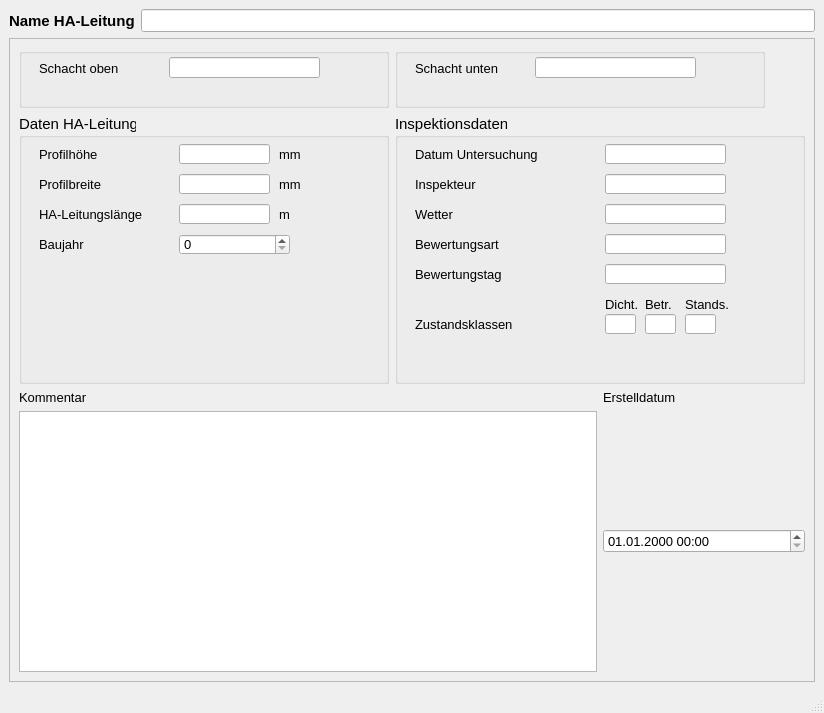
<?xml version="1.0" encoding="UTF-8"?>
<ui version="4.0">
 <class>MainWindow</class>
 <widget class="QMainWindow" name="MainWindow">
  <property name="geometry">
   <rect>
    <x>0</x>
    <y>0</y>
    <width>824</width>
    <height>713</height>
   </rect>
  </property>
  <property name="sizePolicy">
   <sizepolicy hsizetype="Preferred" vsizetype="Preferred">
    <horstretch>0</horstretch>
    <verstretch>0</verstretch>
   </sizepolicy>
  </property>
  <property name="baseSize">
   <size>
    <width>0</width>
    <height>0</height>
   </size>
  </property>
  <property name="font">
   <font>
    <family>Tahoma</family>
    <pointsize>10</pointsize>
   </font>
  </property>
  <property name="windowTitle">
   <string>Haltung Untersuchungsdaten</string>
  </property>
  <widget class="QWidget" name="centralwidget">
   <layout class="QVBoxLayout" name="verticalLayout">
    <item>
     <layout class="QHBoxLayout" name="horizontalLayout">
      <item>
       <widget class="QLabel" name="label">
        <property name="font">
         <font>
          <family>Tahoma</family>
          <pointsize>11</pointsize>
          <weight>75</weight>
          <bold>true</bold>
         </font>
        </property>
        <property name="text">
         <string>Name HA-Leitung</string>
        </property>
       </widget>
      </item>
      <item>
       <widget class="QLineEdit" name="haltnam">
        <property name="font">
         <font>
          <family>Tahoma</family>
          <pointsize>10</pointsize>
         </font>
        </property>
        <property name="toolTip">
         <string>&lt;html&gt;&lt;head/&gt;&lt;body&gt;&lt;p&gt;Eindeutige Bezeichung&lt;/p&gt;&lt;/body&gt;&lt;/html&gt;</string>
        </property>
        <property name="statusTip">
         <string>Eindeutige Bezeichung</string>
        </property>
       </widget>
      </item>
     </layout>
    </item>
    <item>
     <widget class="QScrollArea" name="scrollArea">
      <property name="widgetResizable">
       <bool>true</bool>
      </property>
      <widget class="QWidget" name="scrollAreaWidgetContents">
       <property name="geometry">
        <rect>
         <x>0</x>
         <y>0</y>
         <width>800</width>
         <height>600</height>
        </rect>
       </property>
       <layout class="QGridLayout" name="gridLayout">
        <item row="0" column="0">
         <widget class="QGroupBox" name="groupBox">
          <property name="minimumSize">
           <size>
            <width>370</width>
            <height>60</height>
           </size>
          </property>
          <property name="maximumSize">
           <size>
            <width>370</width>
            <height>16777215</height>
           </size>
          </property>
          <property name="font">
           <font>
            <family>Tahoma</family>
            <pointsize>11</pointsize>
           </font>
          </property>
          <property name="title">
           <string/>
          </property>
          <widget class="QLabel" name="label_3">
           <property name="geometry">
            <rect>
             <x>20</x>
             <y>10</y>
             <width>111</width>
             <height>21</height>
            </rect>
           </property>
           <property name="font">
            <font>
             <family>Tahoma</family>
             <pointsize>10</pointsize>
            </font>
           </property>
           <property name="text">
            <string>Schacht oben</string>
           </property>
          </widget>
          <widget class="QLineEdit" name="schoben">
           <property name="geometry">
            <rect>
             <x>150</x>
             <y>9</y>
             <width>151</width>
             <height>21</height>
            </rect>
           </property>
           <property name="font">
            <font>
             <family>Tahoma</family>
             <pointsize>10</pointsize>
            </font>
           </property>
           <property name="toolTip">
            <string>&lt;html&gt;&lt;head/&gt;&lt;body&gt;&lt;p&gt;Name des oberen Schachts&lt;/p&gt;&lt;/body&gt;&lt;/html&gt;</string>
           </property>
           <property name="statusTip">
            <string>Name des oberen Schachts</string>
           </property>
          </widget>
         </widget>
        </item>
        <item row="0" column="1" colspan="2">
         <widget class="QGroupBox" name="groupBox_3">
          <property name="minimumSize">
           <size>
            <width>370</width>
            <height>0</height>
           </size>
          </property>
          <property name="maximumSize">
           <size>
            <width>370</width>
            <height>16777215</height>
           </size>
          </property>
          <property name="font">
           <font>
            <family>Tahoma</family>
            <pointsize>11</pointsize>
           </font>
          </property>
          <property name="title">
           <string/>
          </property>
          <widget class="QLabel" name="label_9">
           <property name="geometry">
            <rect>
             <x>20</x>
             <y>10</y>
             <width>111</width>
             <height>21</height>
            </rect>
           </property>
           <property name="font">
            <font>
             <family>Tahoma</family>
             <pointsize>10</pointsize>
            </font>
           </property>
           <property name="text">
            <string>Schacht unten</string>
           </property>
          </widget>
          <widget class="QLineEdit" name="schunten">
           <property name="geometry">
            <rect>
             <x>140</x>
             <y>9</y>
             <width>161</width>
             <height>21</height>
            </rect>
           </property>
           <property name="font">
            <font>
             <family>Tahoma</family>
             <pointsize>10</pointsize>
            </font>
           </property>
           <property name="toolTip">
            <string>&lt;html&gt;&lt;head/&gt;&lt;body&gt;&lt;p&gt;Name des unteren Schachts&lt;/p&gt;&lt;/body&gt;&lt;/html&gt;</string>
           </property>
           <property name="statusTip">
            <string>Name des unteren Schachts</string>
           </property>
          </widget>
         </widget>
        </item>
        <item row="1" column="0">
         <widget class="QGroupBox" name="groupBox_2">
          <property name="minimumSize">
           <size>
            <width>0</width>
            <height>270</height>
           </size>
          </property>
          <property name="font">
           <font>
            <family>Tahoma</family>
            <pointsize>11</pointsize>
           </font>
          </property>
          <property name="title">
           <string>Daten HA-Leitung</string>
          </property>
          <widget class="QLabel" name="label_7">
           <property name="geometry">
            <rect>
             <x>20</x>
             <y>60</y>
             <width>101</width>
             <height>21</height>
            </rect>
           </property>
           <property name="font">
            <font>
             <family>Tahoma</family>
             <pointsize>10</pointsize>
            </font>
           </property>
           <property name="text">
            <string>Profilbreite</string>
           </property>
          </widget>
          <widget class="QLabel" name="label_20">
           <property name="geometry">
            <rect>
             <x>260</x>
             <y>60</y>
             <width>31</width>
             <height>21</height>
            </rect>
           </property>
           <property name="font">
            <font>
             <family>Tahoma</family>
             <pointsize>10</pointsize>
            </font>
           </property>
           <property name="text">
            <string>mm</string>
           </property>
          </widget>
          <widget class="QLabel" name="label_21">
           <property name="geometry">
            <rect>
             <x>260</x>
             <y>90</y>
             <width>31</width>
             <height>21</height>
            </rect>
           </property>
           <property name="font">
            <font>
             <family>Tahoma</family>
             <pointsize>10</pointsize>
            </font>
           </property>
           <property name="text">
            <string>m </string>
           </property>
          </widget>
          <widget class="QLineEdit" name="laenge">
           <property name="geometry">
            <rect>
             <x>160</x>
             <y>90</y>
             <width>91</width>
             <height>20</height>
            </rect>
           </property>
           <property name="font">
            <font>
             <family>Tahoma</family>
             <pointsize>10</pointsize>
            </font>
           </property>
           <property name="toolTip">
            <string/>
           </property>
           <property name="statusTip">
            <string/>
           </property>
          </widget>
          <widget class="QLabel" name="label_17">
           <property name="geometry">
            <rect>
             <x>20</x>
             <y>90</y>
             <width>151</width>
             <height>21</height>
            </rect>
           </property>
           <property name="font">
            <font>
             <family>Tahoma</family>
             <pointsize>10</pointsize>
            </font>
           </property>
           <property name="text">
            <string>HA-Leitungslänge</string>
           </property>
          </widget>
          <widget class="QLineEdit" name="hoehe">
           <property name="geometry">
            <rect>
             <x>160</x>
             <y>30</y>
             <width>91</width>
             <height>20</height>
            </rect>
           </property>
           <property name="font">
            <font>
             <family>Tahoma</family>
             <pointsize>10</pointsize>
            </font>
           </property>
           <property name="toolTip">
            <string>&lt;html&gt;&lt;head/&gt;&lt;body&gt;&lt;p&gt;Bedeutung hängt vom Profiltyp ab&lt;/p&gt;&lt;/body&gt;&lt;/html&gt;</string>
           </property>
           <property name="statusTip">
            <string>Bedeutung hängt vom Profiltyp ab</string>
           </property>
          </widget>
          <widget class="QLabel" name="label_16">
           <property name="geometry">
            <rect>
             <x>260</x>
             <y>30</y>
             <width>31</width>
             <height>21</height>
            </rect>
           </property>
           <property name="font">
            <font>
             <family>Tahoma</family>
             <pointsize>10</pointsize>
            </font>
           </property>
           <property name="text">
            <string>mm</string>
           </property>
          </widget>
          <widget class="QLineEdit" name="breite">
           <property name="geometry">
            <rect>
             <x>160</x>
             <y>60</y>
             <width>91</width>
             <height>20</height>
            </rect>
           </property>
           <property name="font">
            <font>
             <family>Tahoma</family>
             <pointsize>10</pointsize>
            </font>
           </property>
           <property name="toolTip">
            <string>&lt;html&gt;&lt;head/&gt;&lt;body&gt;&lt;p&gt;Bedeutung hängt vom Profiltyp ab&lt;/p&gt;&lt;/body&gt;&lt;/html&gt;</string>
           </property>
           <property name="statusTip">
            <string>Bedeutung hängt vom Profiltyp ab</string>
           </property>
          </widget>
          <widget class="QLabel" name="label_6">
           <property name="geometry">
            <rect>
             <x>20</x>
             <y>30</y>
             <width>101</width>
             <height>21</height>
            </rect>
           </property>
           <property name="font">
            <font>
             <family>Tahoma</family>
             <pointsize>10</pointsize>
            </font>
           </property>
           <property name="text">
            <string>Profilhöhe</string>
           </property>
          </widget>
          <widget class="QLabel" name="label_60">
           <property name="geometry">
            <rect>
             <x>20</x>
             <y>120</y>
             <width>151</width>
             <height>21</height>
            </rect>
           </property>
           <property name="font">
            <font>
             <family>Tahoma</family>
             <pointsize>10</pointsize>
            </font>
           </property>
           <property name="text">
            <string>Baujahr</string>
           </property>
          </widget>
          <widget class="QSpinBox" name="Baujahr">
           <property name="geometry">
            <rect>
             <x>160</x>
             <y>120</y>
             <width>111</width>
             <height>21</height>
            </rect>
           </property>
           <property name="font">
            <font>
             <family>Tahoma</family>
             <pointsize>10</pointsize>
            </font>
           </property>
           <property name="toolTip">
            <string/>
           </property>
           <property name="statusTip">
            <string/>
           </property>
           <property name="maximum">
            <number>9999</number>
           </property>
          </widget>
         </widget>
        </item>
        <item row="1" column="1" colspan="2">
         <widget class="QGroupBox" name="groupBox_4">
          <property name="minimumSize">
           <size>
            <width>0</width>
            <height>270</height>
           </size>
          </property>
          <property name="font">
           <font>
            <family>Tahoma</family>
            <pointsize>11</pointsize>
           </font>
          </property>
          <property name="title">
           <string>Inspektionsdaten</string>
          </property>
          <widget class="QLabel" name="label_61">
           <property name="geometry">
            <rect>
             <x>20</x>
             <y>30</y>
             <width>171</width>
             <height>21</height>
            </rect>
           </property>
           <property name="font">
            <font>
             <family>Tahoma</family>
             <pointsize>10</pointsize>
            </font>
           </property>
           <property name="text">
            <string>Datum Untersuchung</string>
           </property>
          </widget>
          <widget class="QLineEdit" name="untersuchtag">
           <property name="geometry">
            <rect>
             <x>210</x>
             <y>30</y>
             <width>121</width>
             <height>20</height>
            </rect>
           </property>
           <property name="font">
            <font>
             <family>Tahoma</family>
             <pointsize>10</pointsize>
            </font>
           </property>
           <property name="toolTip">
            <string/>
           </property>
           <property name="statusTip">
            <string/>
           </property>
          </widget>
          <widget class="QLabel" name="label_62">
           <property name="geometry">
            <rect>
             <x>20</x>
             <y>60</y>
             <width>111</width>
             <height>21</height>
            </rect>
           </property>
           <property name="font">
            <font>
             <family>Tahoma</family>
             <pointsize>10</pointsize>
            </font>
           </property>
           <property name="text">
            <string>Inspekteur</string>
           </property>
          </widget>
          <widget class="QLineEdit" name="untersucher">
           <property name="geometry">
            <rect>
             <x>210</x>
             <y>60</y>
             <width>121</width>
             <height>20</height>
            </rect>
           </property>
           <property name="font">
            <font>
             <family>Tahoma</family>
             <pointsize>10</pointsize>
            </font>
           </property>
           <property name="toolTip">
            <string>&lt;html&gt;&lt;head/&gt;&lt;body&gt;&lt;p&gt;Name bzw. Kürzel&lt;/p&gt;&lt;/body&gt;&lt;/html&gt;</string>
           </property>
           <property name="statusTip">
            <string>Name bzw. Kürzel</string>
           </property>
          </widget>
          <widget class="QLabel" name="label_63">
           <property name="geometry">
            <rect>
             <x>20</x>
             <y>90</y>
             <width>151</width>
             <height>21</height>
            </rect>
           </property>
           <property name="font">
            <font>
             <family>Tahoma</family>
             <pointsize>10</pointsize>
            </font>
           </property>
           <property name="text">
            <string>Wetter</string>
           </property>
          </widget>
          <widget class="QLineEdit" name="wetter">
           <property name="geometry">
            <rect>
             <x>210</x>
             <y>90</y>
             <width>121</width>
             <height>20</height>
            </rect>
           </property>
           <property name="font">
            <font>
             <family>Tahoma</family>
             <pointsize>10</pointsize>
            </font>
           </property>
           <property name="toolTip">
            <string>&lt;html&gt;&lt;head/&gt;&lt;body&gt;&lt;p&gt;Wetter am Untersuchungstag&lt;/p&gt;&lt;/body&gt;&lt;/html&gt;</string>
           </property>
           <property name="statusTip">
            <string>Wetter am Untersuchungstag</string>
           </property>
          </widget>
          <widget class="QLabel" name="label_64">
           <property name="geometry">
            <rect>
             <x>20</x>
             <y>120</y>
             <width>151</width>
             <height>21</height>
            </rect>
           </property>
           <property name="font">
            <font>
             <family>Tahoma</family>
             <pointsize>10</pointsize>
            </font>
           </property>
           <property name="text">
            <string>Bewertungsart</string>
           </property>
          </widget>
          <widget class="QLineEdit" name="bewertungsart">
           <property name="geometry">
            <rect>
             <x>210</x>
             <y>120</y>
             <width>121</width>
             <height>20</height>
            </rect>
           </property>
           <property name="font">
            <font>
             <family>Tahoma</family>
             <pointsize>10</pointsize>
            </font>
           </property>
           <property name="toolTip">
            <string>&lt;html&gt;&lt;head/&gt;&lt;body&gt;&lt;p&gt;Bezeichnung des verwendeten Bewertungsmodells (z.B. DWA-M 149-3)&lt;/p&gt;&lt;/body&gt;&lt;/html&gt;</string>
           </property>
           <property name="statusTip">
            <string>Bezeichnung des verwendeten Bewertungsmodells (z.B. DWA-M 149-3)</string>
           </property>
          </widget>
          <widget class="QLabel" name="label_65">
           <property name="geometry">
            <rect>
             <x>20</x>
             <y>150</y>
             <width>151</width>
             <height>21</height>
            </rect>
           </property>
           <property name="font">
            <font>
             <family>Tahoma</family>
             <pointsize>10</pointsize>
            </font>
           </property>
           <property name="text">
            <string>Bewertungstag</string>
           </property>
          </widget>
          <widget class="QLineEdit" name="bewertungstag">
           <property name="geometry">
            <rect>
             <x>210</x>
             <y>150</y>
             <width>121</width>
             <height>20</height>
            </rect>
           </property>
           <property name="font">
            <font>
             <family>Tahoma</family>
             <pointsize>10</pointsize>
            </font>
           </property>
           <property name="toolTip">
            <string>&lt;html&gt;&lt;head/&gt;&lt;body&gt;&lt;p&gt;Datum des Tages, an dem die Bewertung durchgeführt wurde&lt;/p&gt;&lt;/body&gt;&lt;/html&gt;</string>
           </property>
           <property name="statusTip">
            <string>Datum des Tages, an dem die Bewertung durchgeführt wurde</string>
           </property>
          </widget>
          <widget class="QLabel" name="label_38">
           <property name="geometry">
            <rect>
             <x>290</x>
             <y>180</y>
             <width>51</width>
             <height>21</height>
            </rect>
           </property>
           <property name="font">
            <font>
             <family>Tahoma</family>
             <pointsize>10</pointsize>
            </font>
           </property>
           <property name="text">
            <string>Stands.</string>
           </property>
          </widget>
          <widget class="QLabel" name="label_37">
           <property name="geometry">
            <rect>
             <x>250</x>
             <y>180</y>
             <width>41</width>
             <height>21</height>
            </rect>
           </property>
           <property name="font">
            <font>
             <family>Tahoma</family>
             <pointsize>10</pointsize>
            </font>
           </property>
           <property name="text">
            <string>Betr.</string>
           </property>
          </widget>
          <widget class="QLabel" name="label_36">
           <property name="geometry">
            <rect>
             <x>20</x>
             <y>200</y>
             <width>151</width>
             <height>21</height>
            </rect>
           </property>
           <property name="font">
            <font>
             <family>Tahoma</family>
             <pointsize>10</pointsize>
            </font>
           </property>
           <property name="text">
            <string>Zustandsklassen</string>
           </property>
          </widget>
          <widget class="QLabel" name="label_39">
           <property name="geometry">
            <rect>
             <x>210</x>
             <y>180</y>
             <width>41</width>
             <height>21</height>
            </rect>
           </property>
           <property name="font">
            <font>
             <family>Tahoma</family>
             <pointsize>10</pointsize>
            </font>
           </property>
           <property name="text">
            <string>Dicht.</string>
           </property>
          </widget>
          <widget class="QLineEdit" name="max_ZD">
           <property name="geometry">
            <rect>
             <x>210</x>
             <y>200</y>
             <width>31</width>
             <height>20</height>
            </rect>
           </property>
           <property name="toolTip">
            <string>&lt;html&gt;&lt;head/&gt;&lt;body&gt;&lt;p&gt;Zustandsklasse Dichtheit&lt;/p&gt;&lt;/body&gt;&lt;/html&gt;</string>
           </property>
           <property name="statusTip">
            <string>Zustandsklasse Dichtheit</string>
           </property>
          </widget>
          <widget class="QLineEdit" name="max_ZS">
           <property name="geometry">
            <rect>
             <x>290</x>
             <y>200</y>
             <width>31</width>
             <height>20</height>
            </rect>
           </property>
           <property name="toolTip">
            <string>&lt;html&gt;&lt;head/&gt;&lt;body&gt;&lt;p&gt;Zustandsklasse Standsicherheit&lt;/p&gt;&lt;/body&gt;&lt;/html&gt;</string>
           </property>
           <property name="statusTip">
            <string>Zustandsklasse Standsicherheit</string>
           </property>
          </widget>
          <widget class="QLineEdit" name="max_ZB">
           <property name="geometry">
            <rect>
             <x>250</x>
             <y>200</y>
             <width>31</width>
             <height>20</height>
            </rect>
           </property>
           <property name="toolTip">
            <string>&lt;html&gt;&lt;head/&gt;&lt;body&gt;&lt;p&gt;Zustandsklasse Betriebssicherheit&lt;/p&gt;&lt;/body&gt;&lt;/html&gt;</string>
           </property>
           <property name="statusTip">
            <string>Zustandsklasse Betriebssicherheit</string>
           </property>
          </widget>
         </widget>
        </item>
        <item row="2" column="0">
         <widget class="QLabel" name="label_22">
          <property name="font">
           <font>
            <family>Tahoma</family>
            <pointsize>10</pointsize>
           </font>
          </property>
          <property name="text">
           <string>Kommentar</string>
          </property>
         </widget>
        </item>
        <item row="2" column="2">
         <widget class="QLabel" name="label_71">
          <property name="text">
           <string>Erstelldatum</string>
          </property>
         </widget>
        </item>
        <item row="3" column="0" colspan="2">
         <widget class="QTextEdit" name="kommentar">
          <property name="font">
           <font>
            <family>Tahoma</family>
            <pointsize>10</pointsize>
           </font>
          </property>
          <property name="toolTip">
           <string>&lt;html&gt;&lt;head/&gt;&lt;body&gt;&lt;p&gt;Platz für zusätzliche Kommentare&lt;/p&gt;&lt;/body&gt;&lt;/html&gt;</string>
          </property>
          <property name="statusTip">
           <string>Platz für zusätzliche Kommentare</string>
          </property>
         </widget>
        </item>
        <item row="3" column="2">
         <widget class="QgsDateTimeEdit" name="createdat">
          <property name="font">
           <font>
            <family>Tahoma</family>
            <pointsize>10</pointsize>
           </font>
          </property>
          <property name="currentSection">
           <enum>QDateTimeEdit::DaySection</enum>
          </property>
          <property name="displayFormat">
           <string>dd.MM.yyyy HH:mm</string>
          </property>
         </widget>
        </item>
       </layout>
      </widget>
     </widget>
    </item>
   </layout>
  </widget>
  <widget class="QMenuBar" name="menubar">
   <property name="geometry">
    <rect>
     <x>0</x>
     <y>0</y>
     <width>824</width>
     <height>27</height>
    </rect>
   </property>
  </widget>
  <widget class="QStatusBar" name="statusbar"/>
 </widget>
 <customwidgets>
  <customwidget>
   <class>QgsDateTimeEdit</class>
   <extends>QDateTimeEdit</extends>
   <header>qgsdatetimeedit.h</header>
  </customwidget>
 </customwidgets>
 <tabstops>
  <tabstop>haltnam</tabstop>
  <tabstop>hoehe</tabstop>
  <tabstop>breite</tabstop>
  <tabstop>laenge</tabstop>
  <tabstop>createdat</tabstop>
  <tabstop>kommentar</tabstop>
 </tabstops>
 <resources/>
 <connections/>
</ui>
